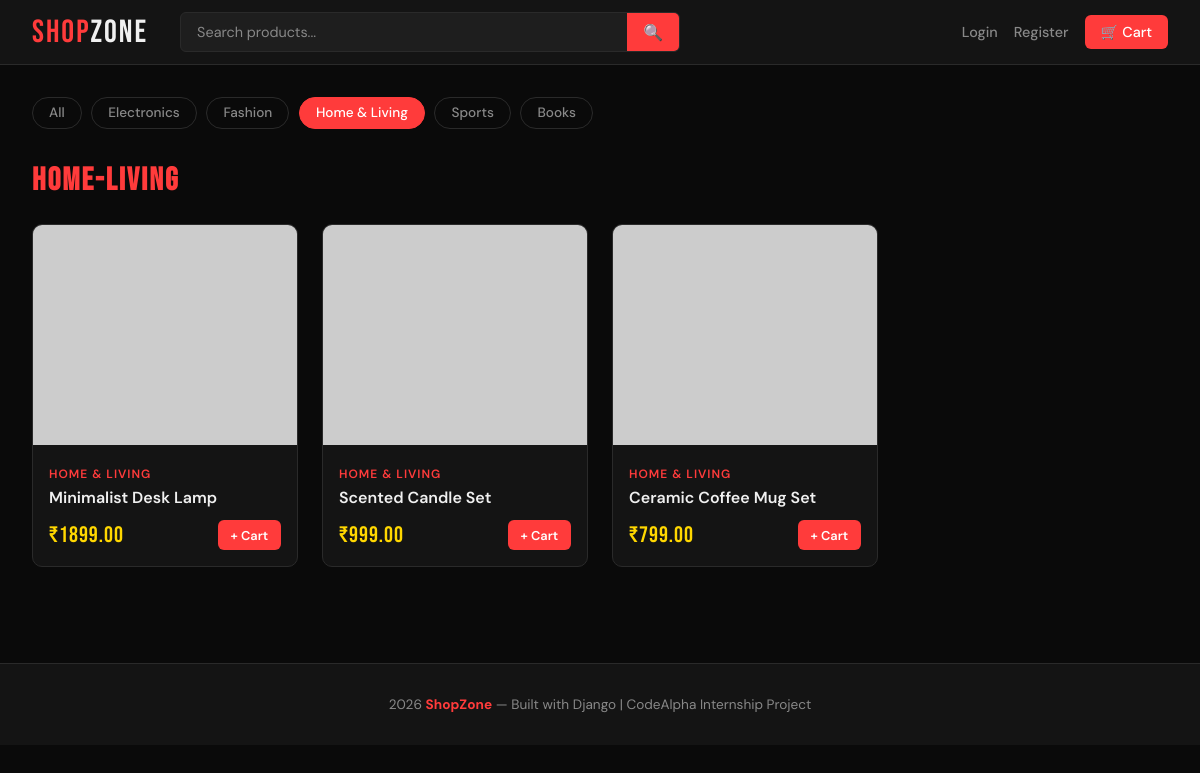
/?category=home-living, run on the app's committed database.
### store/models.py (models this page shows, shortened)
class Category(models.Model):
    name = models.CharField(max_length=100)
    slug = models.SlugField(unique=True)
    class Meta:
        verbose_name_plural = "Categories"

class Product(models.Model):
    name = models.CharField(max_length=200)
    category = models.ForeignKey(Category, on_delete=models.CASCADE, related_name='products')
    description = models.TextField()
    price = models.DecimalField(max_digits=10, decimal_places=2)
    image_url = models.URLField(max_length=500, blank=True, default='')
    stock = models.PositiveIntegerField(default=10)
    created_at = models.DateTimeField(auto_now_add=True)
    is_featured = models.BooleanField(default=False)

### store/views.py (the view)
# urls.py: path('', views.home, name='home'),
def home(request):
    products = Product.objects.all()
    categories = Category.objects.all()
    featured = Product.objects.filter(is_featured=True)[:4]
    category_slug = request.GET.get('category')
    search_query = request.GET.get('search', '')
    if category_slug:
        products = products.filter(category__slug=category_slug)
    if search_query:
        products = products.filter(name__icontains=search_query)
    return render(request, 'store/home.html', {
        'products': products,
        'categories': categories,
        'featured': featured,
        'search_query': search_query,
        'active_category': category_slug,
    })

### store/templates/store/home.html (shortened to what this page needs)
{% extends 'store/base.html' %}
{% block content %}
<div class="category-pills" id="products">
    <a href="/" class="category-pill {% if not active_category %}active{% endif %}">All</a>
    {% for cat in categories %}
        <a href="/?category={{ cat.slug }}" class="category-pill {% if active_category == cat.slug %}active{% endif %}">
            {{ cat.name }}
        </a>
    {% endfor %}
</div>
<h2 class="section-heading">
    {% if search_query %}
        SEARCH: <span>"{{ search_query }}"</span>
    {% elif active_category %}
        <span>{{ active_category|upper }}</span>
    {% else %}
        ALL <span>PRODUCTS</span>
    {% endif %}
</h2>
{% if products %}
    <div class="products-grid">
        {% for product in products %}
        <div class="product-card">
            <a href="/product/{{ product.pk }}/">
                <img src="{{ product.image_url }}" alt="{{ product.name }}"
                     onerror="this.src='https://via.placeholder.com/400x300/1E1E1E/FF3B3B?text={{ product.name|urlencode }}'">
            </a>
            <div class="product-card-body">
                <div class="product-card-category">{{ product.category.name }}</div>
                <a href="/product/{{ product.pk }}/" class="product-card-name">{{ product.name }}</a>
                <div class="product-card-footer">
                    <div class="product-card-price">₹{{ product.price }}</div>
                    <form method="POST" action="/cart/add/{{ product.pk }}/">
                        <button type="submit" class="btn btn-primary" style="padding:0.4rem 0.8rem;font-size:0.8rem;">
                            + Cart
                        </button>
                    </form>
                </div>
            </div>
        </div>
        {% endfor %}
    </div>
{% else %}
    <div style="text-align:center;padding:4rem;color:var(--muted);">
        <div style="font-size:3rem;margin-bottom:1rem;">🔍</div>
        <p>No products found. <a href="/" style="color:var(--primary);">Clear filters</a></p>
    </div>
{% endif %}
{% endblock %}

### store/templates/store/base.html (style rules this page uses)
*, *::before, *::after { margin: 0; padding: 0; box-sizing: border-box; }
:root { --primary: #FF3B3B; --primary-dark: #CC0000; --bg: #0A0A0A; --surface: #141414; --surface2: #1E1E1E; --border: #2A2A2A; --text: #F0F0F0; --muted: #888; --accent: #FFD700; }
body { font-family: 'DM Sans', sans-serif; background: var(--bg); color: var(--text); min-height: 100vh; }
.btn { display: inline-flex; align-items: center; gap: 0.4rem; padding: 0.6rem 1.2rem; border-radius: 6px; font-family: 'DM Sans', sans-serif; font-size: 0.9rem; font-weight: 600; cursor: pointer; border: none; text-decoration: none; transition: all 0.2s; }
.btn-primary { background: var(--primary); color: white; }
.products-grid { display: grid; grid-template-columns: repeat(auto-fill, minmax(240px, 1fr)); gap: 1.5rem; }
.product-card { background: var(--surface); border: 1px solid var(--border); border-radius: 10px; overflow: hidden; transition: transform 0.2s, border-color 0.2s; }
.product-card img { width: 100%; height: 220px; object-fit: cover; }
.product-card-body { padding: 1rem; }
.product-card-category { font-size: 0.75rem; color: var(--primary); text-transform: uppercase; letter-spacing: 1px; font-weight: 600; }
.product-card-name { font-size: 1rem; font-weight: 600; margin: 0.3rem 0; color: var(--text); text-decoration: none; display: block; }
.product-card-price { font-family: 'Bebas Neue', sans-serif; font-size: 1.4rem; color: var(--accent); letter-spacing: 1px; }
.product-card-footer { display: flex; align-items: center; justify-content: space-between; margin-top: 0.8rem; }
.section-heading { font-family: 'Bebas Neue', sans-serif; font-size: 2rem; letter-spacing: 2px; color: var(--text); margin-bottom: 1.5rem; }
.section-heading span { color: var(--primary); }
.category-pills { display: flex; gap: 0.6rem; flex-wrap: wrap; margin-bottom: 2rem; }
.category-pill { padding: 0.4rem 1rem; border-radius: 20px; font-size: 0.85rem; font-weight: 500; cursor: pointer; text-decoration: none; border: 1px solid var(--border); color: var(--muted); transition: all 0.2s; }
.category-pill:hover, .category-pill.active { background: var(--primary); border-color: var(--primary); color: white; }

### data on the page
Category: name "Electronics"
Category: name "Fashion"
Category: name "Home & Living", slug "HOME-LIVING"
Category: name "Sports"
Category: name "Books"
Product: category.name "HOME & LIVING", name "Minimalist Desk Lamp", price "1899.00"
Product: category.name "HOME & LIVING", name "Scented Candle Set", price "999.00"
Product: category.name "HOME & LIVING", name "Ceramic Coffee Mug Set", price "799.00"
